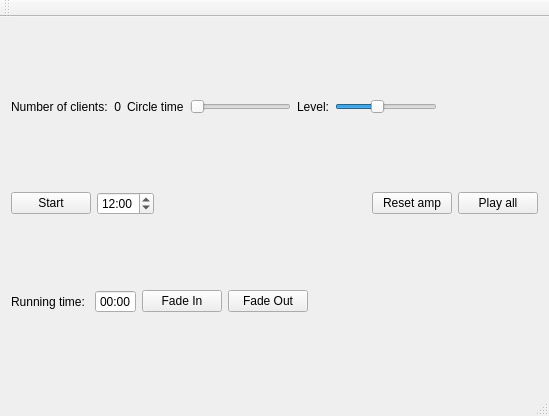
<?xml version="1.0" encoding="UTF-8"?>
<ui version="4.0">
 <class>RotationWindow</class>
 <widget class="QMainWindow" name="RotationWindow">
  <property name="geometry">
   <rect>
    <x>0</x>
    <y>0</y>
    <width>549</width>
    <height>416</height>
   </rect>
  </property>
  <property name="windowTitle">
   <string>RotationWindow</string>
  </property>
  <widget class="QWidget" name="centralWidget">
   <layout class="QVBoxLayout" name="verticalLayout">
    <item>
     <layout class="QHBoxLayout" name="horizontalLayout_2">
      <item>
       <widget class="QLabel" name="label">
        <property name="text">
         <string>Number of clients:</string>
        </property>
       </widget>
      </item>
      <item>
       <widget class="QLabel" name="clientsNoLabel">
        <property name="text">
         <string>0</string>
        </property>
        <property name="alignment">
         <set>Qt::AlignRight|Qt::AlignTrailing|Qt::AlignVCenter</set>
        </property>
       </widget>
      </item>
      <item>
       <widget class="QLabel" name="label_2">
        <property name="text">
         <string>Circle time</string>
        </property>
       </widget>
      </item>
      <item>
       <widget class="QSlider" name="cirleTimeSlider">
        <property name="orientation">
         <enum>Qt::Horizontal</enum>
        </property>
       </widget>
      </item>
      <item>
       <widget class="QLabel" name="label_4">
        <property name="text">
         <string>Level:</string>
        </property>
       </widget>
      </item>
      <item>
       <widget class="QSlider" name="levelSlider">
        <property name="value">
         <number>40</number>
        </property>
        <property name="orientation">
         <enum>Qt::Horizontal</enum>
        </property>
       </widget>
      </item>
      <item>
       <spacer name="horizontalSpacer">
        <property name="orientation">
         <enum>Qt::Horizontal</enum>
        </property>
        <property name="sizeHint" stdset="0">
         <size>
          <width>40</width>
          <height>20</height>
         </size>
        </property>
       </spacer>
      </item>
     </layout>
    </item>
    <item>
     <layout class="QHBoxLayout" name="horizontalLayout_3">
      <item>
       <widget class="QPushButton" name="playButton">
        <property name="text">
         <string>Start</string>
        </property>
       </widget>
      </item>
      <item>
       <widget class="QTimeEdit" name="durationEdit">
        <property name="displayFormat">
         <string>mm:ss</string>
        </property>
        <property name="time">
         <time>
          <hour>0</hour>
          <minute>12</minute>
          <second>0</second>
         </time>
        </property>
       </widget>
      </item>
      <item>
       <spacer name="horizontalSpacer_2">
        <property name="orientation">
         <enum>Qt::Horizontal</enum>
        </property>
        <property name="sizeHint" stdset="0">
         <size>
          <width>40</width>
          <height>20</height>
         </size>
        </property>
       </spacer>
      </item>
      <item>
       <widget class="QPushButton" name="resetButton">
        <property name="text">
         <string>Reset amp</string>
        </property>
       </widget>
      </item>
      <item>
       <widget class="QPushButton" name="playAllButton">
        <property name="text">
         <string>Play all</string>
        </property>
       </widget>
      </item>
     </layout>
    </item>
    <item>
     <layout class="QHBoxLayout" name="horizontalLayout">
      <item>
       <widget class="QLabel" name="label_3">
        <property name="text">
         <string>Running time: </string>
        </property>
       </widget>
      </item>
      <item>
       <widget class="QTimeEdit" name="playTimeEdit">
        <property name="frame">
         <bool>true</bool>
        </property>
        <property name="readOnly">
         <bool>true</bool>
        </property>
        <property name="buttonSymbols">
         <enum>QAbstractSpinBox::NoButtons</enum>
        </property>
        <property name="keyboardTracking">
         <bool>false</bool>
        </property>
        <property name="displayFormat">
         <string>mm:ss</string>
        </property>
       </widget>
      </item>
      <item>
       <widget class="QPushButton" name="inButton">
        <property name="text">
         <string>Fade In</string>
        </property>
       </widget>
      </item>
      <item>
       <widget class="QPushButton" name="outButton">
        <property name="text">
         <string>Fade Out</string>
        </property>
       </widget>
      </item>
      <item>
       <spacer name="horizontalSpacer_3">
        <property name="orientation">
         <enum>Qt::Horizontal</enum>
        </property>
        <property name="sizeHint" stdset="0">
         <size>
          <width>40</width>
          <height>20</height>
         </size>
        </property>
       </spacer>
      </item>
     </layout>
    </item>
    <item>
     <layout class="QGridLayout" name="sliderLayout"/>
    </item>
   </layout>
  </widget>
  <widget class="QMenuBar" name="menuBar">
   <property name="geometry">
    <rect>
     <x>0</x>
     <y>0</y>
     <width>549</width>
     <height>39</height>
    </rect>
   </property>
  </widget>
  <widget class="QToolBar" name="mainToolBar">
   <attribute name="toolBarArea">
    <enum>TopToolBarArea</enum>
   </attribute>
   <attribute name="toolBarBreak">
    <bool>false</bool>
   </attribute>
  </widget>
  <widget class="QStatusBar" name="statusBar"/>
 </widget>
 <layoutdefault spacing="6" margin="11"/>
 <resources/>
 <connections/>
</ui>
